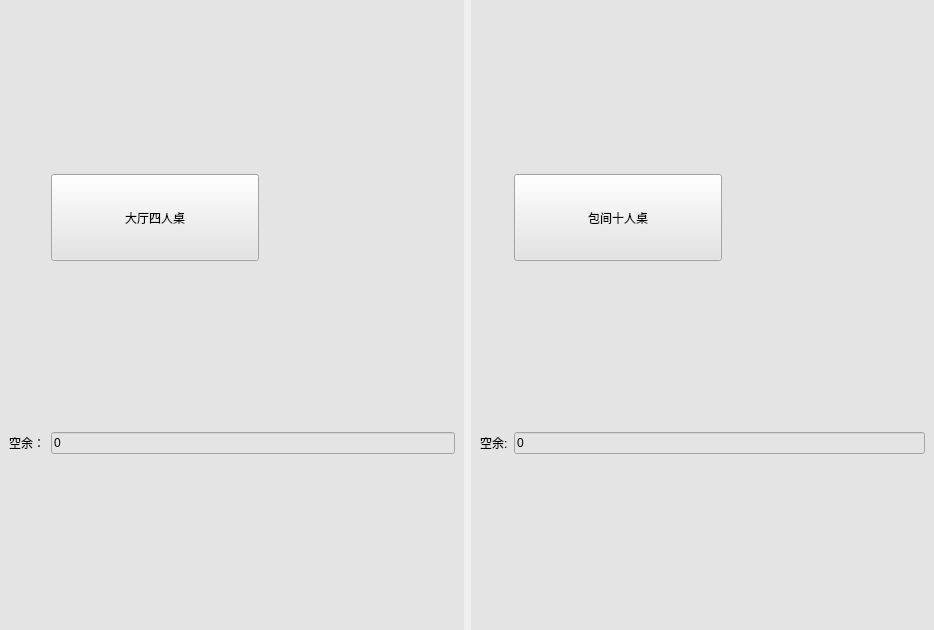
<?xml version="1.0" encoding="UTF-8"?>
<ui version="4.0">
 <class>table</class>
 <widget class="QWidget" name="table">
  <property name="geometry">
   <rect>
    <x>0</x>
    <y>0</y>
    <width>934</width>
    <height>630</height>
   </rect>
  </property>
  <property name="windowTitle">
   <string>Form</string>
  </property>
  <layout class="QGridLayout" name="gridLayout_2">
   <property name="leftMargin">
    <number>0</number>
   </property>
   <property name="topMargin">
    <number>0</number>
   </property>
   <property name="rightMargin">
    <number>0</number>
   </property>
   <property name="bottomMargin">
    <number>0</number>
   </property>
   <property name="horizontalSpacing">
    <number>7</number>
   </property>
   <property name="verticalSpacing">
    <number>0</number>
   </property>
   <item row="0" column="0">
    <widget class="QWidget" name="tablemenu" native="true">
     <property name="styleSheet">
      <string notr="true">QWidget{
	background-color: rgb(228, 228, 228);  /* 设置背景色为灰色 */
}</string>
     </property>
     <layout class="QGridLayout" name="gridLayout">
      <item row="1" column="0">
       <widget class="QLabel" name="label">
        <property name="text">
         <string>空余：</string>
        </property>
       </widget>
      </item>
      <item row="1" column="1">
       <widget class="QLineEdit" name="free1">
        <property name="text">
         <string>0</string>
        </property>
        <property name="readOnly">
         <bool>true</bool>
        </property>
       </widget>
      </item>
      <item row="0" column="1">
       <widget class="QToolButton" name="hallbtn">
        <property name="styleSheet">
         <string notr="true">QToolButton{   
    min-width: 200px;                            /* 控件最小宽度 */
    min-height: 80px;
	background-color: rgb(228, 228, 228);
}</string>
        </property>
        <property name="text">
         <string>大厅四人桌</string>
        </property>
       </widget>
      </item>
     </layout>
    </widget>
   </item>
   <item row="0" column="2">
    <widget class="QWidget" name="widget" native="true">
     <property name="styleSheet">
      <string notr="true">QWidget{
	background-color: rgb(228, 228, 228);  /* 设置背景色为灰色 */
}</string>
     </property>
     <layout class="QGridLayout" name="gridLayout_3">
      <item row="1" column="0">
       <widget class="QLabel" name="label_2">
        <property name="text">
         <string>空余:</string>
        </property>
       </widget>
      </item>
      <item row="1" column="1">
       <widget class="QLineEdit" name="free2">
        <property name="text">
         <string>0</string>
        </property>
        <property name="readOnly">
         <bool>true</bool>
        </property>
       </widget>
      </item>
      <item row="0" column="1">
       <widget class="QToolButton" name="roombtn">
        <property name="styleSheet">
         <string notr="true">QToolButton{   
    min-width: 200px;                            /* 控件最小宽度 */
    min-height: 80px;
	background-color: rgb(228, 228, 228);
}</string>
        </property>
        <property name="text">
         <string>包间十人桌</string>
        </property>
       </widget>
      </item>
     </layout>
    </widget>
   </item>
  </layout>
 </widget>
 <resources/>
 <connections/>
</ui>
